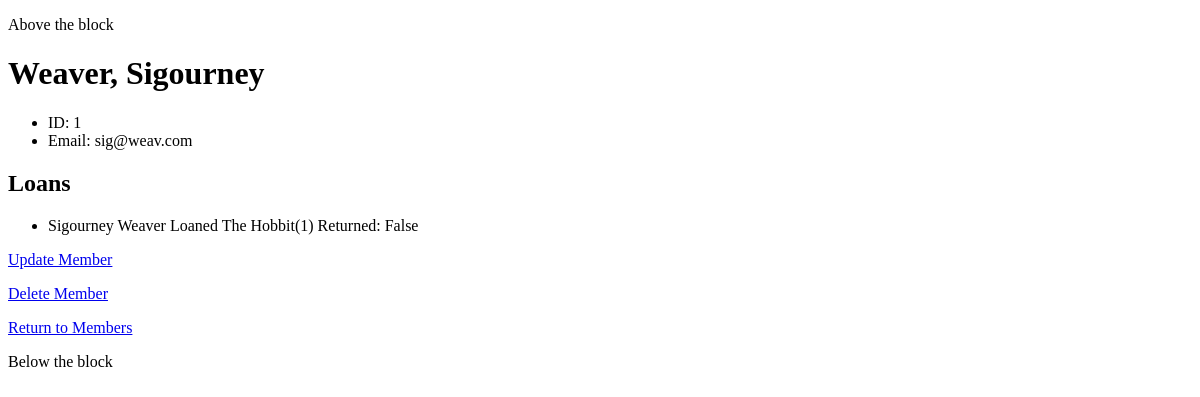
/members/1, run on an earlier commit of the app's database.
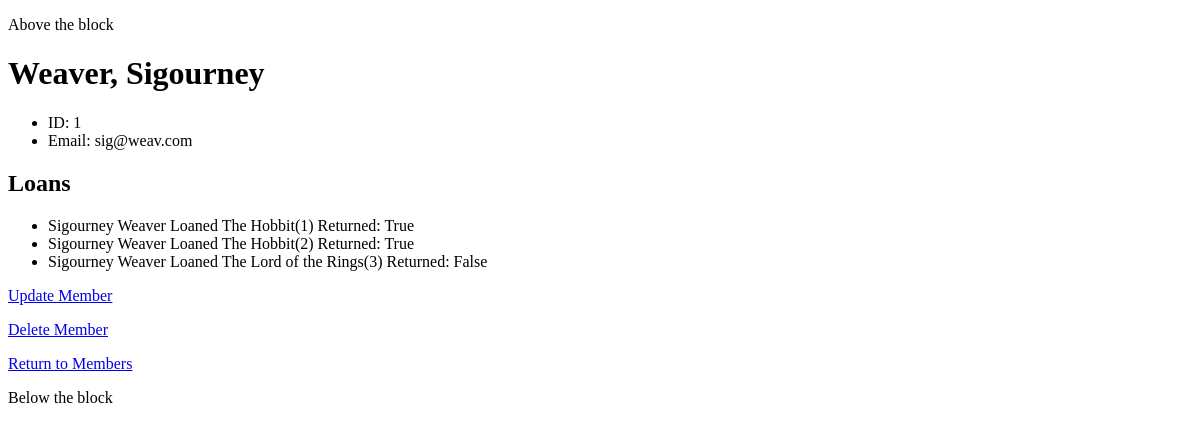
And on a later commit of the database.
### Loans/models.py (models this page shows)
class Loan(models.Model):
    id = models.AutoField(primary_key=True)
    member = models.ForeignKey(Member, on_delete=models.CASCADE)
    bookCopy = models.ForeignKey(BookCopy, on_delete=models.CASCADE)
    returned = models.BooleanField(default = False)
    def __str__(self):
        return f"{self.member.firstName} {self.member.lastName}  \tLoaned {self.bookCopy.book.name}({self.bookCopy.copyNumber}) \t Returned: {self.returned}"

### Members/models.py (models this page shows, shortened)
class Member(models.Model):
    id = models.AutoField(primary_key=True)
    firstName = models.CharField(max_length=200)
    lastName = models.CharField(max_length=200)
    email = models.EmailField()

### Books/models.py (models this page shows, shortened)
class BookCopy(models.Model):
    id = models.AutoField(primary_key=True)
    book = models.ForeignKey(Book, on_delete=models.CASCADE, related_name="copies")
    copyNumber = models.IntegerField()
    onLoan = models.BooleanField(default = False)
    class Meta:
        unique_together = ['book', 'copyNumber']

class Book(models.Model):
    isbn = models.CharField(max_length=13, primary_key=True,)
    name = models.CharField(max_length=200)
    author = models.ForeignKey(Author, on_delete=models.CASCADE, related_name="authors")
    genre = models.ForeignKey(Genre, on_delete=models.CASCADE, related_name="genres")

### Members/views.py (the view)
# urls.py: path("<int:memberId>", views.member, name = "member_detail"),
def member(request, memberId):
    member = Member.objects.get(pk=memberId)
    loans = Loan.objects.filter(member = memberId)
    return render(request, "Members/member.html",{
        "member":member,
        "loans":loans
    })

### Members/templates/Members/member.html
{% extends "Members/layout.html" %}
{% block body %}
<h1>{{member.lastName}}, {{member.firstName}}</h1>
<ul>
    <li>ID: {{member.id}}</li>
    <li>Email: {{member.email}}</li>
</ul>
<h2>Loans</h2>
<ul>
    {% for loan in loans %}
    <li>{{loan}}</li>
    {% empty %}
    <li>No loans.</li>
    {% endfor %}
</ul>
<p><a href="{% url 'members:update_member' member.id %}">Update Member</a></p>
<p><a href="{% url 'members:delete_member' member.id %}">Delete Member</a></p>
<p><a href="{% url 'members:index'%}">Return to Members</a></p>
{% endblock %}

What changed in the data, as far as the page shows it:
removed Loan: member+bookCopy+returned "Sigourney Weaver Loaned The Hobbit(1) Returned: False"
added Loan: member+bookCopy+returned "Sigourney Weaver Loaned The Hobbit(1) Returned: True"
added Loan: member+bookCopy+returned "Sigourney Weaver Loaned The Hobbit(2) Returned: True"
added Loan: member+bookCopy+returned "Sigourney Weaver Loaned The Lord of the Rings(3) Returned: False"
